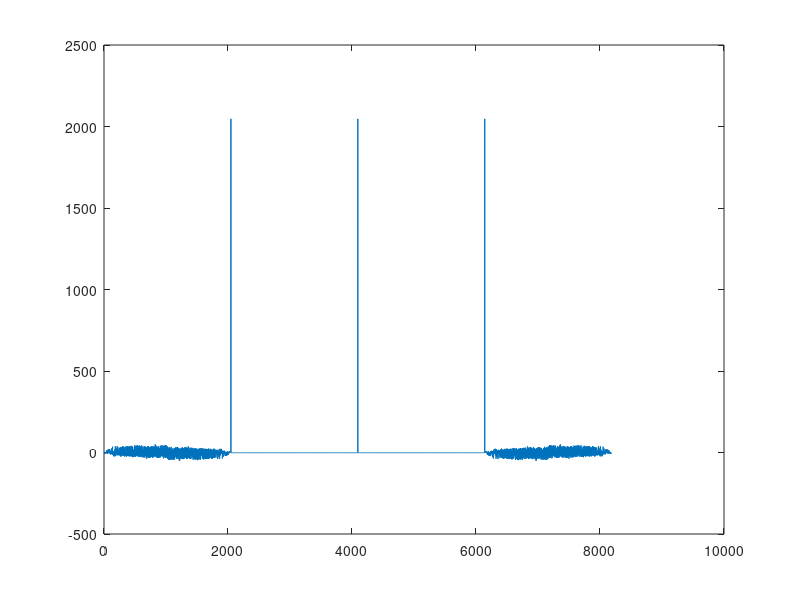
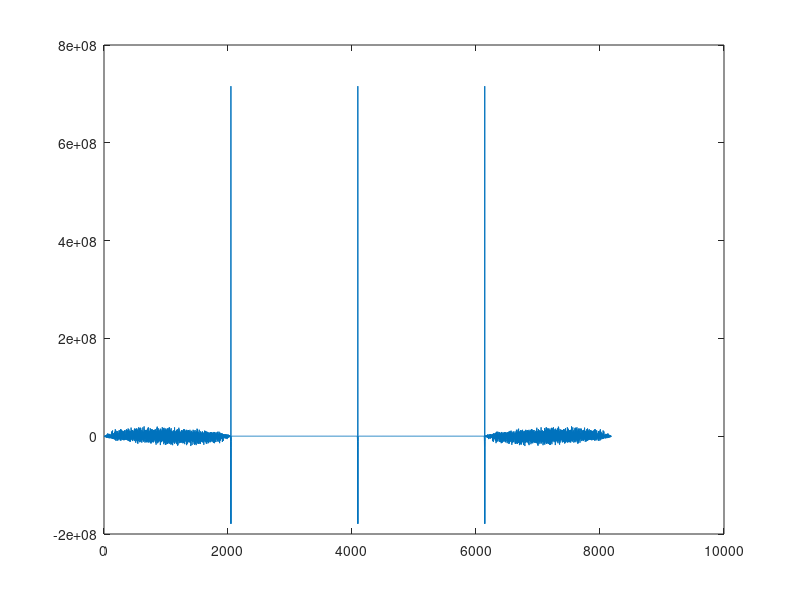

Source code (MATLAB) for these figures, in order:
% LFSR test

Q = 11;

N = 2.^Q-1;
if Q == 3
    fb_taps = [Q, 2];
elseif Q == 4
    fb_taps = [Q, 3];
elseif Q == 5
    fb_taps = [Q, 3];
elseif Q == 6
    fb_taps = [Q, 5];
elseif Q == 7
    fb_taps = [Q, 6];
elseif Q == 8
    fb_taps = [Q, 6, 5, 4];
elseif Q == 9
    fb_taps = [Q, 5];
elseif Q == 10
    fb_taps = [Q, 7];
elseif Q == 11
    fb_taps = [Q, 9];
elseif Q == 12
    fb_taps = [Q, 6, 4, 1];
elseif Q == 13
    fb_taps = [Q, 4, 3, 1];
elseif Q == 14
    fb_taps = [Q, 5, 3, 1];
elseif Q == 15
    fb_taps = [Q, 14];
elseif Q == 16
    fb_taps = [Q, 15, 13, 4];
elseif Q == 17
    fb_taps = [Q, 14];
elseif Q == 18
    fb_taps = [Q, 11];
end

taps = ones(Q,1);

x = zeros(N,1);
b = zeros(N,1);

weights = 2.^(Q-1:-1:0).';
weights(1) = -weights(1);
weights = flipud(weights);

for idx = 1:N
    % Xor all taps for feedback path
    fb = taps(fb_taps(1));
    for fb_tap = fb_taps(2:end)
        fb = xor(fb, taps(fb_tap));
    end
    taps(2:end) = taps(1:end-1);
    taps(1) = fb;
    % taps(1:end-1) = taps(2:end);
    % taps(end) = fb;
    x(idx) = taps' * weights;
    b(idx) = 2 * double(fb) - 1;
end

% figure()
% plot(b)
% 
% figure()
% freqz(b)
% 
% figure()
% plot(x)
% 
% figure()
% freqz(x)

figure()
plot(conv(b, flipud([b;b;b])))

figure()
plot(conv(x, flipud([x;x;x])))